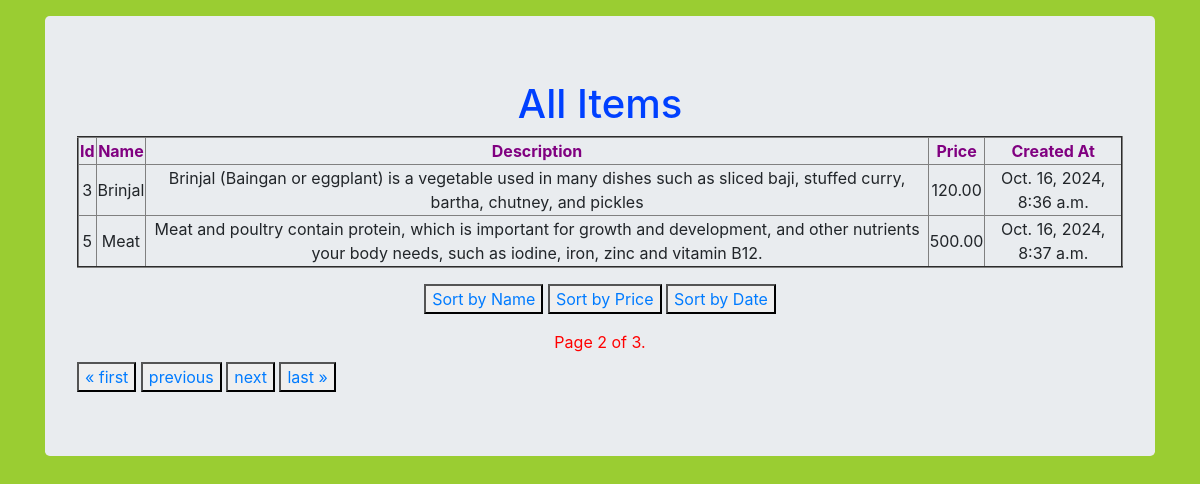
Screenshot of /?page=2 with the database file from the repository.
### store/models.py (models this page shows, shortened)
class Item(models.Model):
    name = models.CharField( max_length=150)
    description = models.TextField()
    price = models.DecimalField( max_digits=10, decimal_places=2)
    created_at = models.DateTimeField(auto_now_add=True)

### store/views.py (the view)
# urls.py: path('',views.items_list,name="items_list"),
def items_list(request):
    item_list = Item.objects.all() # To display all items
    sort_by = request.GET.get('sort', 'created_at')
    item_list = item_list.order_by(sort_by)
    paginator = Paginator(item_list, 2)
    page_number = request.GET.get('page')
    items = paginator.get_page(page_number)
    return render(request, 'items_list.html', {'items': items})

### templates/items_list.html (shortened to what this page needs)
<!DOCTYPE html>
{% load static%}
<html lang="en">
<head>
    <link rel="stylesheet" href="https://cdn.jsdelivr.net/npm/bootstrap@4.5.3/dist/css/bootstrap.min.css">
    <link rel="stylesheet" href="{%static 'Css/item.css'%}">
</head>
<body>
    <div class="container">
        <div class="row">
            <div class="col-12">
                <div class="jumbotron mt-3" >
                    <h1 align = 'center' class = "main_heading">All Items</h1>
                    <table border = 2 align = 'center'>
                        <thead style = 'color:purple'>
                            <th>Id</th>
                            <th>Name</th>
                            <th>Description</th>
                            <th>Price</th>
                            <th>Created At</th>
                        </thead>
                    {% for item in items%}
                        <tr>
                            <td>{{item.id}}</td>
                            <td>{{item.name}}</td>
                            <td>{{item.description}}</td>
                            <td>{{item.price}}</td>
                            <td>{{item.created_at}}</td>
                        </tr>
                    {% endfor%}
                    </table>
                    <div align = 'center' class = "m-3">
                        <button><a href="?sort=name">Sort by Name</a></button>
                        <button><a href="?sort=price">Sort by Price</a></button>
                        <button><a href="?sort=created_at">Sort by Date</a>
                    </div>
                    <div>
                        <div class = "pagenumber m-2">
                            <span class="current">
                                Page {{ items.number }} of {{ items.paginator.num_pages }}.
                            </span>
                        </div>
                        <div class="pagination">
                            <span class="step-links">
                                {% if items.has_previous %}
                                    <button><a href="?page=1">&laquo; first</a></button>
                                    <button><a href="?page={{ items.previous_page_number }}">previous</a></button>
                                {% endif %}
                                {% if items.has_next %}
                                    <button><a href="?page={{ items.next_page_number }}">next</a></button>
                                    <button><a href="?page={{ items.paginator.num_pages }}">last &raquo;</a></button>
                                {% endif %}
                            </span>
                        </div>
                    </div>
                </div>
            </div>
        </div>
    </div>
</body>
</html>

### static/css/item.css (style rules this page uses)
body { background:yellowgreen; text-align : center; }
.main_heading { color:#0040ff; }
.pagenumber { color:red; }

### rows the page displays
Item: id "3", name "Brinjal", description "Brinjal (Baingan or eggplant) is a vegetable used in many dishes such as sliced baji, stuffed curry, bartha, chutney, and pickles", price "120.00", created_at "Oct. 16, 2024, 8:36 a.m."
Item: id "5", name "Meat", description "Meat and poultry contain protein, which is important for growth and development, and other nutrients your body needs, such as iodine, iron, zinc and vitamin B12.", price "500.00", created_at "Oct. 16, 2024, 8:37 a.m."

### other values shown
{{ items.number }} "2"
{{ items.paginator.num_pages }} "3"
